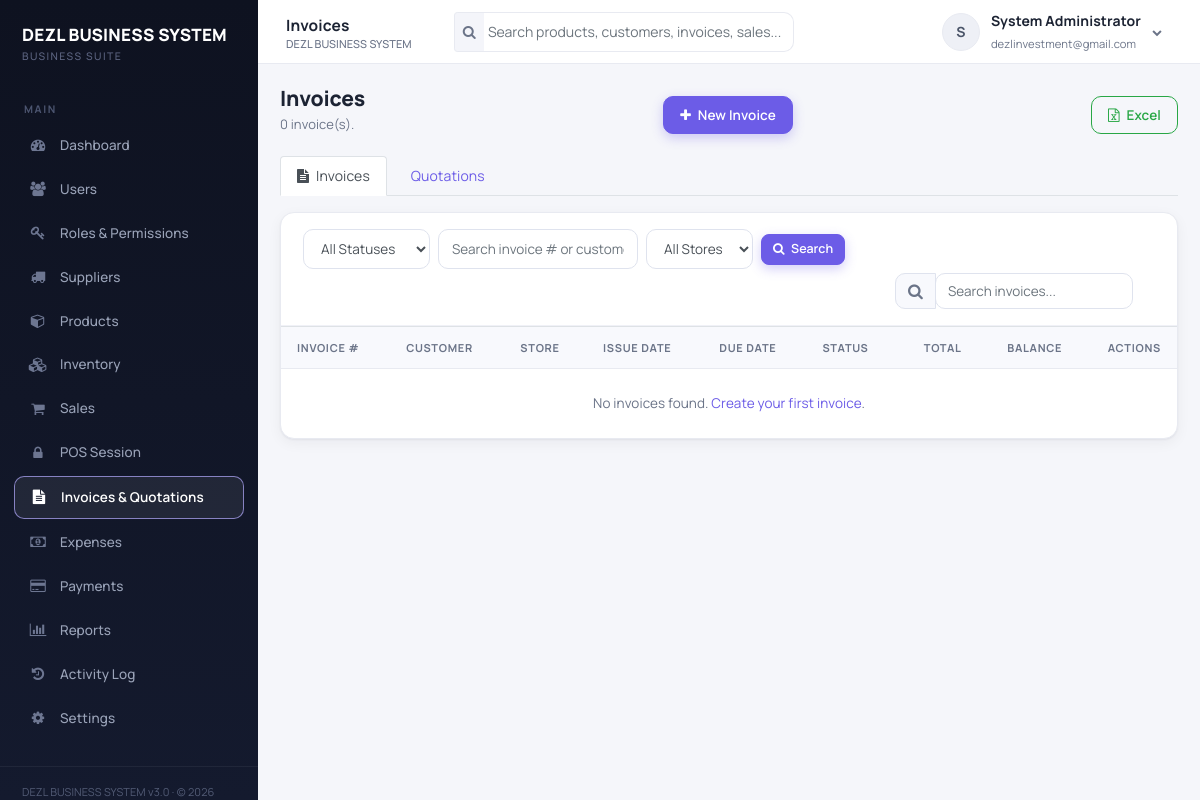
The app's page /invoices.php (signed in), older data.
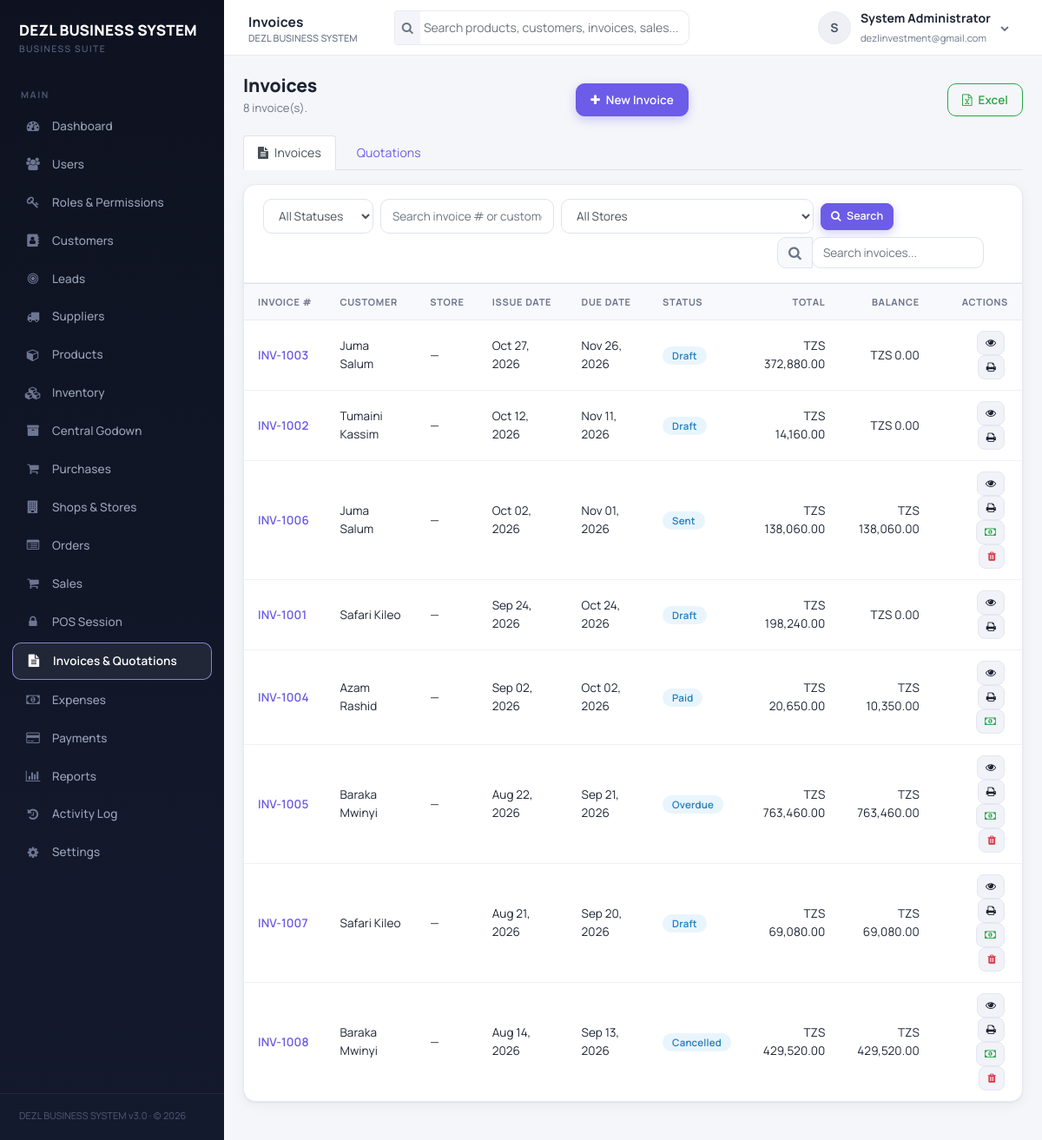
The same page, newer data.
### tables this page shows
CREATE TABLE `users` (
  `user_id` int(10) UNSIGNED NOT NULL,
  `tenant_id` int(10) UNSIGNED NOT NULL,
  `username` varchar(100) NOT NULL,
  `email` varchar(191) NOT NULL,
  `password_hash` varchar(255) NOT NULL,
  `first_name` varchar(100) NOT NULL,
  `last_name` varchar(100) NOT NULL,
  `phone` varchar(50) DEFAULT NULL,
  `is_active` tinyint(1) NOT NULL DEFAULT 1,
  `last_login` datetime DEFAULT NULL,
  `created_at` timestamp NOT NULL DEFAULT current_timestamp()
);

CREATE TABLE `invoices` (
  `invoice_id` int(10) UNSIGNED NOT NULL,
  `tenant_id` int(10) UNSIGNED NOT NULL,
  `invoice_number` varchar(100) NOT NULL,
  `warehouse_id` int(10) UNSIGNED DEFAULT NULL,
  `contact_id` int(10) UNSIGNED NOT NULL,
  `issue_date` date NOT NULL,
  `due_date` date DEFAULT NULL,
  `status_id` int(10) UNSIGNED DEFAULT NULL,
  `reference` varchar(191) DEFAULT NULL,
  `notes` text DEFAULT NULL,
  `terms` text DEFAULT NULL,
  `subtotal` decimal(12,2) NOT NULL DEFAULT 0.00,
  `tax_amount` decimal(12,2) NOT NULL DEFAULT 0.00,
  `total` decimal(12,2) NOT NULL DEFAULT 0.00,
  `amount_due` decimal(12,2) NOT NULL DEFAULT 0.00,
  `amount_paid` decimal(12,2) NOT NULL DEFAULT 0.00,
  `is_paid` tinyint(1) NOT NULL DEFAULT 0,
  `created_by` int(10) UNSIGNED DEFAULT NULL,
  `created_at` timestamp NOT NULL DEFAULT current_timestamp()
);

CREATE TABLE `contacts` (
  `contact_id` int(10) UNSIGNED NOT NULL,
  `tenant_id` int(10) UNSIGNED NOT NULL,
  `contact_type_id` int(10) UNSIGNED DEFAULT 1,
  `customer_number` varchar(30) DEFAULT NULL,
  `first_name` varchar(100) DEFAULT NULL,
  `last_name` varchar(100) DEFAULT NULL,
  `company_name` varchar(191) DEFAULT NULL,
  `email` varchar(191) DEFAULT NULL,
  `phone` varchar(50) DEFAULT NULL,
  `mobile` varchar(50) DEFAULT NULL,
  `address` text DEFAULT NULL,
  `city` varchar(100) DEFAULT NULL,
  `state` varchar(100) DEFAULT NULL,
  `postal_code` varchar(20) DEFAULT NULL,
  `country` varchar(100) DEFAULT NULL,
  `tax_id` varchar(100) DEFAULT NULL,
  `notes` text DEFAULT NULL,
  `is_customer` tinyint(1) NOT NULL DEFAULT 0,
  `is_active` tinyint(1) NOT NULL DEFAULT 1,
  `created_at` timestamp NOT NULL DEFAULT current_timestamp()
);

CREATE TABLE `document_statuses` (
  `status_id` int(10) UNSIGNED NOT NULL,
  `tenant_id` int(10) UNSIGNED NOT NULL,
  `type` varchar(50) NOT NULL DEFAULT 'invoice',
  `name` varchar(100) NOT NULL,
  `sort_order` int(11) NOT NULL DEFAULT 0,
  `is_closed` tinyint(1) NOT NULL DEFAULT 0
);

CREATE TABLE `tenants` (
  `tenant_id` int(10) UNSIGNED NOT NULL,
  `name` varchar(191) NOT NULL,
  `email` varchar(191) DEFAULT NULL,
  `phone` varchar(50) DEFAULT NULL,
  `address` text DEFAULT NULL,
  `currency_code` varchar(10) NOT NULL DEFAULT 'TZS',
  `created_at` timestamp NOT NULL DEFAULT current_timestamp()
);

### User.php (called while the page is built, shortened)
<?php
class User
{
    public $user_id;
    public $tenant_id;
    public $first_name;
    public $last_name;
    public static function getUserById($userId)
    {
        global $conn;
        $stmt = $conn->prepare("SELECT * FROM users WHERE user_id = ? LIMIT 1");
        $stmt->bind_param('i', $userId);
        $stmt->execute();
        $row = $stmt->get_result()->fetch_assoc();
        $user = new self();
        foreach ($row as $key => $value) {
            if (property_exists($user, $key)) $user->$key = $value;
        }
        $user->loadRoles();
        return $user;
    }
    private function loadRoles()
    {
        global $conn;
        $stmt = $conn->prepare(
            "SELECT r.role_id, r.name FROM user_roles ur
             JOIN roles r ON r.role_id = ur.role_id
             WHERE ur.user_id = ? AND ur.tenant_id = ?"
        );
        $stmt->bind_param('ii', $this->user_id, $this->tenant_id);
        $stmt->execute();
        $result = $stmt->get_result();
        while ($row = $result->fetch_assoc()) {
            $this->roles[] = $row['name'];
        }
    }
    public function fullName()
    {
        return trim($this->first_name . ' ' . $this->last_name);
    }
}

### auth_check.php (called while the page is built, shortened)
<?php
$current_user = User::getUserById($_SESSION['user_id']);

### helpers.php (called while the page is built, shortened)
<?php
function e($value) {
    return htmlspecialchars((string)$value, ENT_QUOTES, 'UTF-8');
}
function money($amount, $currency = 'TZS') {
    return $currency . ' ' . number_format((float)$amount, 2);
}
function tenant_currency() {
    global $conn, $current_user;
    $currency = 'TZS';
    if (isset($current_user->tenant_id)) {
        $stmt = $conn->prepare("SELECT currency_code FROM tenants WHERE tenant_id = ?");
        $stmt->bind_param('i', $current_user->tenant_id);
        $stmt->execute();
        $row = $stmt->get_result()->fetch_assoc();
        if ($row) $currency = $row['currency_code'];
    }
    return $currency;
}
function fetch_all($sql, ...$params) {
    global $conn;
    $stmt = $conn->prepare($sql);
    if ($params) {
        $types = '';
        foreach ($params as $p) {
            $types .= is_int($p) ? 'i' : (is_float($p) ? 'd' : 's');
        }
        $stmt->bind_param($types, ...$params);
    }
    $stmt->execute();
    $rows = $stmt->get_result()->fetch_all(MYSQLI_ASSOC);
    return $rows;
}

### invoices.php (the view, shortened to what the rows shown need)
<?php
require_once 'header.php';
require_once 'auth_check.php';
$sql = "SELECT i.*, ds.name status_name, c.first_name, c.last_name, c.company_name,
               w.name store_name, s.name shop_name
        FROM invoices i
        LEFT JOIN document_statuses ds ON ds.status_id = i.status_id
        LEFT JOIN contacts c ON c.contact_id = i.contact_id
        LEFT JOIN warehouses w ON w.warehouse_id = i.warehouse_id
        LEFT JOIN shops s ON s.shop_id = w.shop_id
        WHERE i.tenant_id = ?";
$params = [$current_user->tenant_id];
$sql .= " ORDER BY i.issue_date DESC, i.invoice_id DESC";
$invoices = fetch_all($sql, ...$params);
require_once 'navbar.php';
$cur = tenant_currency();
?>
<div class="page-head">
    <div>
        <h1 class="page-title">Invoices</h1>
    </div>
</div>
<div class="card">
    <div class="card-body p-0">
        <div class="table-responsive">
            <table class="table table-hover data-table">
                <thead>
                    <tr>
                        <th>Invoice #</th><th>Customer</th><th>Store</th><th>Issue Date</th><th>Due Date</th><th>Status</th><th class="text-right">Total</th><th class="text-right">Balance</th><th class="text-right">Actions</th>
                    </tr>
                </thead>
                <tbody>
                <?php foreach ($invoices as $inv): ?>
                    <tr>
                        <td class="font-weight-semibold"><a href="invoice-details.php?id=<?php echo $inv['invoice_id']; ?>"><?php echo e($inv['invoice_number']); ?></a></td>
                        <td><?php echo e(trim(($inv['first_name'] ?? '') . ' ' . ($inv['last_name'] ?? '')) ?: $inv['company_name'] ?: 'Walk-in Customer'); ?></td>
                        <td><?php echo e($inv['store_name'] ? trim(($inv['shop_name'] ?? '') . ' / ' . $inv['store_name'], ' /') : '—'); ?></td>
                        <td><?php echo e(date('M d, Y', strtotime($inv['issue_date']))); ?></td>
                        <td><?php echo !empty($inv['due_date']) && $inv['due_date'] !== '0000-00-00' ? e(date('M d, Y', strtotime($inv['due_date']))) : '—'; ?></td>
                        <td><span class="badge badge-info"><?php echo e($inv['status_name'] ?? 'Unknown'); ?></span></td>
                        <td class="text-right"><?php echo e(money($inv['total'], $cur)); ?></td>
                        <td class="text-right"><?php echo e(money($inv['amount_due'], $cur)); ?></td>
                        <td class="text-right">
                            <a href="invoice-details.php?id=<?php echo $inv['invoice_id']; ?>" class="btn btn-action btn-light" title="View"><i class="fa fa-eye"></i></a>
                            <a href="invoice-print.php?id=<?php echo $inv['invoice_id']; ?>" class="btn btn-action btn-light" title="Print"><i class="fa fa-print"></i></a>
                            <?php if ((float)$inv['amount_due'] > 0): ?>
                                <a href="payment-add.php?invoice=<?php echo $inv['invoice_id']; ?>" class="btn btn-action btn-light text-success" title="Record Payment"><i class="fa fa-money"></i></a>
                            <?php endif; ?>
                            <?php if ((float)$inv['amount_due'] == (float)$inv['total']): ?>
                                <a href="invoices.php?delete=<?php echo $inv['invoice_id']; ?>" class="btn btn-action btn-light text-danger" title="Delete" onclick="return confirm('Delete this invoice?');"><i class="fa fa-trash"></i></a>
                            <?php endif; ?>
                        </td>
                    </tr>
                <?php endforeach; ?>
                </tbody>
            </table>
        </div>
    </div>
</div>
<?php require_once 'footer.php'; ?>

### navbar.php (shortened to what the rows shown need)
<div class="app-main">
    <header class="topbar">
        <div class="dropdown">
            <a href="#" class="user-menu" data-toggle="dropdown">
                <span class="avatar"><?php echo e(strtoupper(substr($current_user->first_name, 0, 1))); ?></span>
                <span class="hide-xs"><strong><?php echo e($current_user->fullName()); ?></strong><br><small class="text-muted"><?php echo e($current_user->email); ?></small></span>
                <i class="fa fa-chevron-down hide-xs" style="font-size:10px;color:var(--text-muted)"></i>
            </a>
        </div>
    </header>
    <main class="app-content">

Row changes from the older to the newer data that the page shows:
added invoices: invoice_number "INV-1003", contact.last_name "Juma Salum", store_name "—", issue_date "Oct 27, 2026", due_date "Nov 26, 2026", status.name "Draft", total.currency_code "TZS 372,880.00", amount_due.currency_code "TZS 0.00"
added invoices: invoice_number "INV-1002", contact.last_name "Tumaini Kassim", store_name "—", issue_date "Oct 12, 2026", due_date "Nov 11, 2026", status.name "Draft", total.currency_code "TZS 14,160.00", amount_due.currency_code "TZS 0.00"
added invoices: invoice_number "INV-1006", contact.last_name "Juma Salum", store_name "—", issue_date "Oct 02, 2026", due_date "Nov 01, 2026", status.name "Sent", total.currency_code "TZS 138,060.00", amount_due.currency_code "TZS 138,060.00"
added invoices: invoice_number "INV-1001", contact.last_name "Safari Kileo", store_name "—", issue_date "Sep 24, 2026", due_date "Oct 24, 2026", status.name "Draft", total.currency_code "TZS 198,240.00", amount_due.currency_code "TZS 0.00"
added invoices: invoice_number "INV-1004", contact.last_name "Azam Rashid", store_name "—", issue_date "Sep 02, 2026", due_date "Oct 02, 2026", status.name "Paid", total.currency_code "TZS 20,650.00", amount_due.currency_code "TZS 10,350.00"
added invoices: invoice_number "INV-1005", contact.last_name "Baraka Mwinyi", store_name "—", issue_date "Aug 22, 2026", due_date "Sep 21, 2026", status.name "Overdue", total.currency_code "TZS 763,460.00", amount_due.currency_code "TZS 763,460.00"
added invoices: invoice_number "INV-1007", contact.last_name "Safari Kileo", store_name "—", issue_date "Aug 21, 2026", due_date "Sep 20, 2026", status.name "Draft", total.currency_code "TZS 69,080.00", amount_due.currency_code "TZS 69,080.00"
added invoices: invoice_number "INV-1008", contact.last_name "Baraka Mwinyi", store_name "—", issue_date "Aug 14, 2026", due_date "Sep 13, 2026", status.name "Cancelled", total.currency_code "TZS 429,520.00", amount_due.currency_code "TZS 429,520.00"
Text that changed along with them:
count($invoices): "0" → "8"
text no longer shown: "No invoices found. Create your first invoice ."
text now shown: "Customers Leads Central Godown Purchases Shops & Stores Orders"
